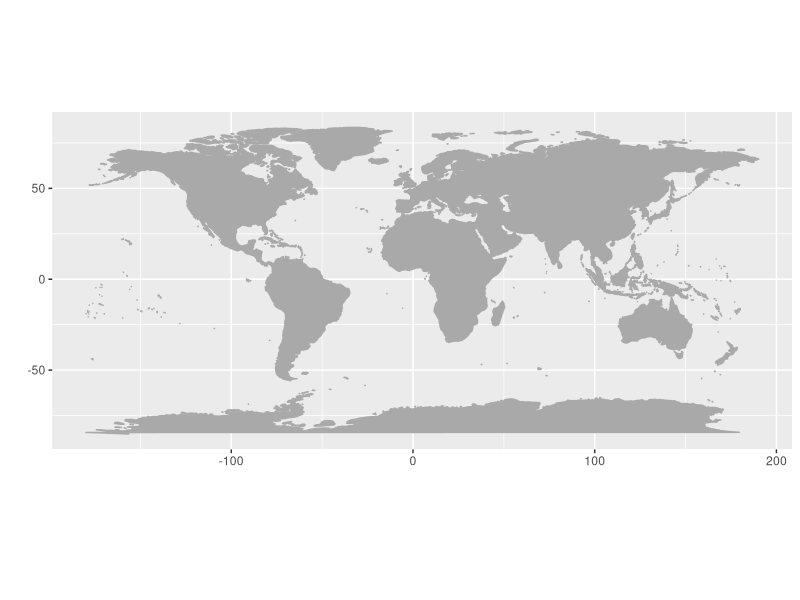
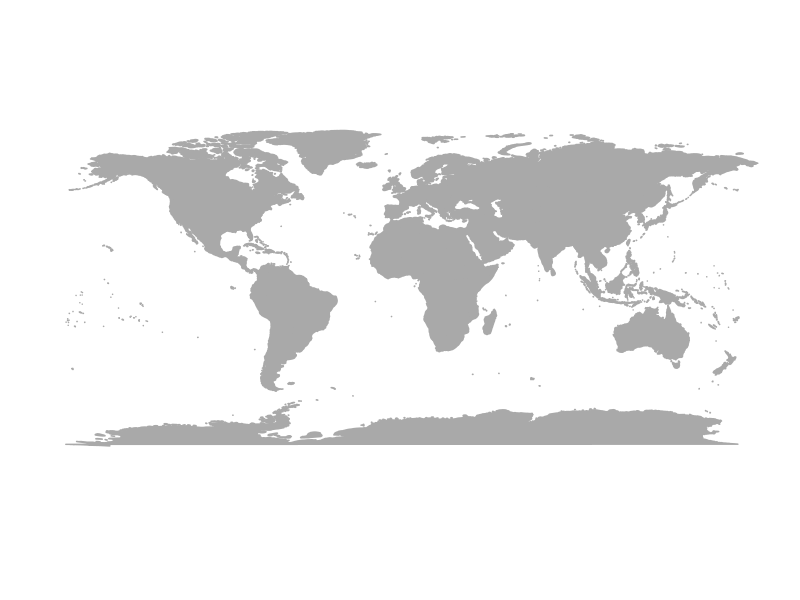
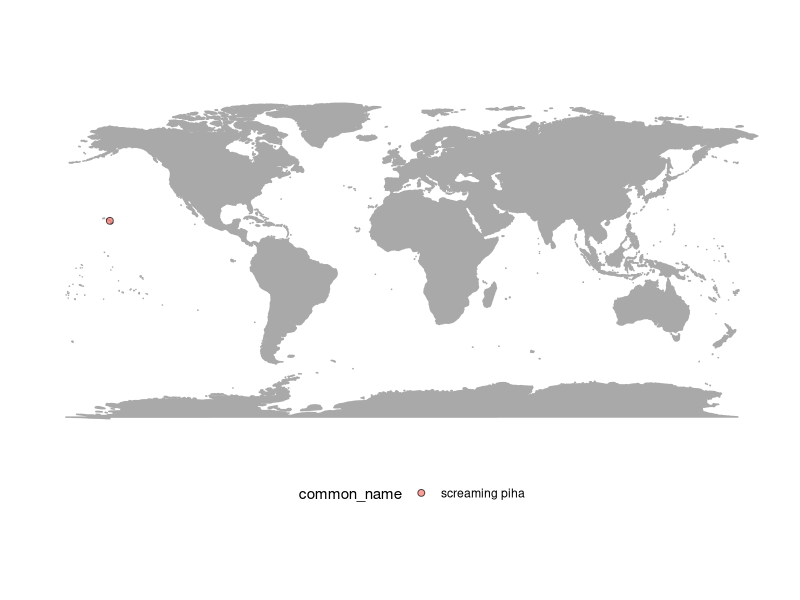

Reproduce these figures in R, in order.



# load libraries ----------------------------------------------------------


library(tidyverse)
library(maps)
library(ggplot2)


# http://sarahleejane.github.io/learning/r/2014/09/20/plotting-beautiful-clear-maps-with-r.html
# https://sarahleejane.github.io/learning/r/2014/09/21/plotting-data-points-on-maps-with-r.html
# prep maps ---------------------------------------------------------------


world_map <- map_data("world")

#Creat a base plot with gpplot2
p <- ggplot() + coord_fixed() +
  xlab("") + ylab("")

#Add map to base plot
base_world_messy <- p + geom_polygon(data=world_map, aes(x=long, y=lat, group=group),
                                     colour="darkgray", fill="darkgray")

base_world_messy

#Strip the map down so it looks super clean (and beautiful!)
cleanup <-
  theme(panel.grid.major = element_blank(), panel.grid.minor = element_blank(),
        panel.background = element_rect(fill = 'white', colour = 'white'),
        axis.line = element_line(colour = "white"), legend.position="none",
        axis.ticks=element_blank(), axis.text.x=element_blank(),
        axis.text.y=element_blank())

base_world <- base_world_messy + cleanup

base_world



# read in data ------------------------------------------------------------


hbdata<-read_csv("./data_raw/hb_data_raw.csv") %>%
  mutate_all(tolower) %>%
  mutate(lat=as.numeric(lat)) %>%
  mutate(long=as.numeric(long))

# plot data  --------------------------------------------------------------

map_data <-
  base_world +
  geom_point(data = hbdata,
             aes(x = long,
                 y = lat,
                 fill = common_name),
             pch=21,
             size=2,
             alpha=I(0.7))+
    theme(legend.position = "bottom")
map_data


# if you want to change the colors....
# mapfill <- c('screaming piha' = "forestgreen", 'baboon' = "purple")
# maplab <- c('screaming piha' = "screaming piha", 'baboon' = "baboon")
#
# scale_fill_manual(values = mapfill, labels = maplab) +
